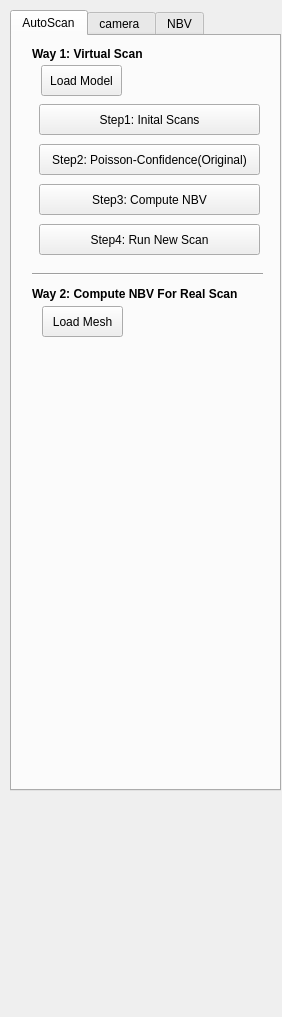
<?xml version="1.0" encoding="UTF-8"?>
<ui version="4.0">
 <class>camera_paras</class>
 <widget class="QWidget" name="camera_paras">
  <property name="geometry">
   <rect>
    <x>0</x>
    <y>0</y>
    <width>282</width>
    <height>1017</height>
   </rect>
  </property>
  <property name="windowTitle">
   <string>camera paras</string>
  </property>
  <widget class="QTabWidget" name="tabWidget">
   <property name="enabled">
    <bool>true</bool>
   </property>
   <property name="geometry">
    <rect>
     <x>10</x>
     <y>10</y>
     <width>271</width>
     <height>781</height>
    </rect>
   </property>
   <property name="currentIndex">
    <number>0</number>
   </property>
   <widget class="QWidget" name="tab_3">
    <attribute name="title">
     <string>AutoScan</string>
    </attribute>
    <widget class="QPushButton" name="step3_run_NBV">
     <property name="geometry">
      <rect>
       <x>27</x>
       <y>148</y>
       <width>221</width>
       <height>31</height>
      </rect>
     </property>
     <property name="text">
      <string>Step3: Compute NBV</string>
     </property>
    </widget>
    <widget class="QPushButton" name="step4_run_New_Scan">
     <property name="geometry">
      <rect>
       <x>27</x>
       <y>188</y>
       <width>221</width>
       <height>31</height>
      </rect>
     </property>
     <property name="text">
      <string>Step4: Run New Scan</string>
     </property>
    </widget>
    <widget class="QPushButton" name="pushButton_setup_initial_scans">
     <property name="geometry">
      <rect>
       <x>27</x>
       <y>68</y>
       <width>221</width>
       <height>31</height>
      </rect>
     </property>
     <property name="text">
      <string>Step1: Inital Scans</string>
     </property>
    </widget>
    <widget class="QPushButton" name="step2_run_Poisson_Confidence_original">
     <property name="geometry">
      <rect>
       <x>27</x>
       <y>108</y>
       <width>221</width>
       <height>31</height>
      </rect>
     </property>
     <property name="text">
      <string>Step2: Poisson-Confidence(Original)</string>
     </property>
    </widget>
    <widget class="Line" name="line_5">
     <property name="geometry">
      <rect>
       <x>20</x>
       <y>230</y>
       <width>231</width>
       <height>16</height>
      </rect>
     </property>
     <property name="orientation">
      <enum>Qt::Horizontal</enum>
     </property>
    </widget>
    <widget class="QLabel" name="label_3">
     <property name="geometry">
      <rect>
       <x>20</x>
       <y>10</y>
       <width>231</width>
       <height>16</height>
      </rect>
     </property>
     <property name="font">
      <font>
       <weight>75</weight>
       <bold>true</bold>
       <underline>false</underline>
       <strikeout>false</strikeout>
      </font>
     </property>
     <property name="text">
      <string>Way 1: Virtual Scan</string>
     </property>
    </widget>
    <widget class="QLabel" name="label_19">
     <property name="geometry">
      <rect>
       <x>20</x>
       <y>250</y>
       <width>241</width>
       <height>16</height>
      </rect>
     </property>
     <property name="font">
      <font>
       <weight>75</weight>
       <bold>true</bold>
      </font>
     </property>
     <property name="text">
      <string>Way 2: Compute NBV For Real Scan</string>
     </property>
    </widget>
    <widget class="QPushButton" name="pushButton_load_to_model">
     <property name="geometry">
      <rect>
       <x>29</x>
       <y>29</y>
       <width>81</width>
       <height>31</height>
      </rect>
     </property>
     <property name="text">
      <string>Load Model</string>
     </property>
    </widget>
    <widget class="QPushButton" name="pushButton_load_to_mesh">
     <property name="geometry">
      <rect>
       <x>30</x>
       <y>270</y>
       <width>81</width>
       <height>31</height>
      </rect>
     </property>
     <property name="text">
      <string>Load Mesh</string>
     </property>
    </widget>
   </widget>
   <widget class="QWidget" name="tab">
    <attribute name="title">
     <string>camera </string>
    </attribute>
    <widget class="QPushButton" name="pushButton_compute_nbv">
     <property name="geometry">
      <rect>
       <x>28</x>
       <y>170</y>
       <width>201</width>
       <height>31</height>
      </rect>
     </property>
     <property name="text">
      <string>Compute Next Best View </string>
     </property>
    </widget>
    <widget class="QLabel" name="label_5">
     <property name="geometry">
      <rect>
       <x>10</x>
       <y>450</y>
       <width>211</width>
       <height>21</height>
      </rect>
     </property>
     <property name="text">
      <string>Merge scan results with Init-scan:</string>
     </property>
    </widget>
    <widget class="Line" name="line_2">
     <property name="geometry">
      <rect>
       <x>-22</x>
       <y>150</y>
       <width>311</width>
       <height>20</height>
      </rect>
     </property>
     <property name="orientation">
      <enum>Qt::Horizontal</enum>
     </property>
    </widget>
    <widget class="QCheckBox" name="checkBox_show_init_cameras">
     <property name="geometry">
      <rect>
       <x>120</x>
       <y>110</y>
       <width>91</width>
       <height>21</height>
      </rect>
     </property>
     <property name="text">
      <string>show cameras</string>
     </property>
    </widget>
    <widget class="QTableView" name="tableView_scan_results">
     <property name="geometry">
      <rect>
       <x>10</x>
       <y>469</y>
       <width>231</width>
       <height>191</height>
      </rect>
     </property>
    </widget>
    <widget class="QPushButton" name="pushButton_reset">
     <property name="geometry">
      <rect>
       <x>176</x>
       <y>708</y>
       <width>71</width>
       <height>31</height>
      </rect>
     </property>
     <property name="text">
      <string>Reset</string>
     </property>
    </widget>
    <widget class="QPushButton" name="pushButton_scan">
     <property name="geometry">
      <rect>
       <x>20</x>
       <y>400</y>
       <width>101</width>
       <height>31</height>
      </rect>
     </property>
     <property name="text">
      <string>Scan</string>
     </property>
    </widget>
    <widget class="QLabel" name="label_4">
     <property name="geometry">
      <rect>
       <x>18</x>
       <y>200</y>
       <width>211</width>
       <height>21</height>
      </rect>
     </property>
     <property name="text">
      <string>Choose scan candidates:</string>
     </property>
    </widget>
    <widget class="QPushButton" name="pushButton_merge_with_original">
     <property name="geometry">
      <rect>
       <x>6</x>
       <y>708</y>
       <width>131</width>
       <height>31</height>
      </rect>
     </property>
     <property name="text">
      <string>Merge With Original</string>
     </property>
    </widget>
    <widget class="QGroupBox" name="groupBox">
     <property name="geometry">
      <rect>
       <x>0</x>
       <y>10</y>
       <width>241</width>
       <height>101</height>
      </rect>
     </property>
     <property name="title">
      <string>Camera Parameters</string>
     </property>
     <widget class="QLabel" name="label_6">
      <property name="geometry">
       <rect>
        <x>20</x>
        <y>74</y>
        <width>111</width>
        <height>16</height>
       </rect>
      </property>
      <property name="text">
       <string>Distance To model:</string>
      </property>
     </widget>
     <widget class="QDoubleSpinBox" name="dist_to_model">
      <property name="geometry">
       <rect>
        <x>149</x>
        <y>73</y>
        <width>62</width>
        <height>22</height>
       </rect>
      </property>
      <property name="decimals">
       <number>10</number>
      </property>
      <property name="maximum">
       <double>100.000000000000000</double>
      </property>
      <property name="singleStep">
       <double>0.500000000000000</double>
      </property>
      <property name="value">
       <double>35.500000000000000</double>
      </property>
     </widget>
     <widget class="QDoubleSpinBox" name="horizon_dist">
      <property name="geometry">
       <rect>
        <x>150</x>
        <y>18</y>
        <width>62</width>
        <height>22</height>
       </rect>
      </property>
      <property name="decimals">
       <number>10</number>
      </property>
      <property name="maximum">
       <double>100.000000000000000</double>
      </property>
      <property name="singleStep">
       <double>1.000000000000000</double>
      </property>
      <property name="value">
       <double>14.000000000000000</double>
      </property>
     </widget>
     <widget class="QLabel" name="label_2">
      <property name="geometry">
       <rect>
        <x>20</x>
        <y>44</y>
        <width>111</width>
        <height>16</height>
       </rect>
      </property>
      <property name="text">
       <string>Vertical Range :</string>
      </property>
     </widget>
     <widget class="QLabel" name="label">
      <property name="geometry">
       <rect>
        <x>20</x>
        <y>20</y>
        <width>111</width>
        <height>16</height>
       </rect>
      </property>
      <property name="text">
       <string>Horizontal Range :</string>
      </property>
     </widget>
     <widget class="QDoubleSpinBox" name="vertical_dist">
      <property name="geometry">
       <rect>
        <x>150</x>
        <y>44</y>
        <width>62</width>
        <height>22</height>
       </rect>
      </property>
      <property name="decimals">
       <number>10</number>
      </property>
      <property name="maximum">
       <double>100.000000000000000</double>
      </property>
      <property name="singleStep">
       <double>1.000000000000000</double>
      </property>
      <property name="value">
       <double>18.000000000000000</double>
      </property>
     </widget>
    </widget>
    <widget class="QPushButton" name="pushButton_initial_scan">
     <property name="geometry">
      <rect>
       <x>0</x>
       <y>120</y>
       <width>101</width>
       <height>31</height>
      </rect>
     </property>
     <property name="text">
      <string>Initial Scan</string>
     </property>
    </widget>
    <widget class="Line" name="line">
     <property name="geometry">
      <rect>
       <x>10</x>
       <y>440</y>
       <width>241</width>
       <height>20</height>
      </rect>
     </property>
     <property name="orientation">
      <enum>Qt::Horizontal</enum>
     </property>
    </widget>
    <widget class="QTableView" name="tableView_scan_candidates">
     <property name="geometry">
      <rect>
       <x>10</x>
       <y>220</y>
       <width>231</width>
       <height>171</height>
      </rect>
     </property>
    </widget>
    <widget class="Line" name="line_4">
     <property name="geometry">
      <rect>
       <x>16</x>
       <y>739</y>
       <width>231</width>
       <height>16</height>
      </rect>
     </property>
     <property name="orientation">
      <enum>Qt::Horizontal</enum>
     </property>
    </widget>
    <widget class="QDoubleSpinBox" name="doubleSpinBox_merge_confidence_threshold">
     <property name="geometry">
      <rect>
       <x>170</x>
       <y>680</y>
       <width>62</width>
       <height>22</height>
      </rect>
     </property>
     <property name="decimals">
      <number>10</number>
     </property>
     <property name="maximum">
      <double>1.000000000000000</double>
     </property>
     <property name="singleStep">
      <double>0.050000000000000</double>
     </property>
     <property name="value">
      <double>0.900000000000000</double>
     </property>
    </widget>
    <widget class="QLabel" name="label_15">
     <property name="geometry">
      <rect>
       <x>30</x>
       <y>680</y>
       <width>111</width>
       <height>16</height>
      </rect>
     </property>
     <property name="text">
      <string>merge threshold:</string>
     </property>
    </widget>
    <widget class="QPushButton" name="pushButton_show_candidate_index">
     <property name="geometry">
      <rect>
       <x>140</x>
       <y>400</y>
       <width>101</width>
       <height>31</height>
      </rect>
     </property>
     <property name="text">
      <string>Show Index</string>
     </property>
    </widget>
    <widget class="QCheckBox" name="checkBox_show_camera_border">
     <property name="geometry">
      <rect>
       <x>120</x>
       <y>140</y>
       <width>181</width>
       <height>21</height>
      </rect>
     </property>
     <property name="text">
      <string>show camera border</string>
     </property>
    </widget>
   </widget>
   <widget class="QWidget" name="tab_2">
    <attribute name="title">
     <string>NBV</string>
    </attribute>
    <widget class="QGroupBox" name="groupBox_2">
     <property name="geometry">
      <rect>
       <x>10</x>
       <y>150</y>
       <width>221</width>
       <height>171</height>
      </rect>
     </property>
     <property name="title">
      <string>preprocess</string>
     </property>
     <widget class="QPushButton" name="pushButton_build_grid">
      <property name="geometry">
       <rect>
        <x>28</x>
        <y>20</y>
        <width>181</width>
        <height>31</height>
       </rect>
      </property>
      <property name="text">
       <string>Build Grid</string>
      </property>
     </widget>
     <widget class="QPushButton" name="pushButton_propagate">
      <property name="geometry">
       <rect>
        <x>28</x>
        <y>90</y>
        <width>181</width>
        <height>31</height>
       </rect>
      </property>
      <property name="text">
       <string>propagate all</string>
      </property>
     </widget>
     <widget class="QPushButton" name="pushButton_propagate_one">
      <property name="geometry">
       <rect>
        <x>30</x>
        <y>130</y>
        <width>111</width>
        <height>31</height>
       </rect>
      </property>
      <property name="text">
       <string>propagate one</string>
      </property>
     </widget>
     <widget class="QPushButton" name="pushButton_grid_segment">
      <property name="geometry">
       <rect>
        <x>28</x>
        <y>55</y>
        <width>181</width>
        <height>31</height>
       </rect>
      </property>
      <property name="text">
       <string>Grid Segment</string>
      </property>
     </widget>
     <widget class="QDoubleSpinBox" name="propagate_one_point_index">
      <property name="geometry">
       <rect>
        <x>150</x>
        <y>134</y>
        <width>71</width>
        <height>22</height>
       </rect>
      </property>
      <property name="decimals">
       <number>2</number>
      </property>
      <property name="maximum">
       <double>10000000.000000000000000</double>
      </property>
      <property name="singleStep">
       <double>1.000000000000000</double>
      </property>
      <property name="value">
       <double>0.000000000000000</double>
      </property>
     </widget>
    </widget>
    <widget class="QDoubleSpinBox" name="view_grid_resolution">
     <property name="geometry">
      <rect>
       <x>180</x>
       <y>340</y>
       <width>62</width>
       <height>22</height>
      </rect>
     </property>
     <property name="decimals">
      <number>2</number>
     </property>
     <property name="maximum">
      <double>1000.000000000000000</double>
     </property>
     <property name="singleStep">
      <double>1.000000000000000</double>
     </property>
     <property name="value">
      <double>0.000000000000000</double>
     </property>
    </widget>
    <widget class="QLabel" name="label_7">
     <property name="geometry">
      <rect>
       <x>20</x>
       <y>340</y>
       <width>141</width>
       <height>16</height>
      </rect>
     </property>
     <property name="text">
      <string>View Grid resolution :</string>
     </property>
    </widget>
    <widget class="QCheckBox" name="use_other_inside_segment">
     <property name="geometry">
      <rect>
       <x>30</x>
       <y>430</y>
       <width>201</width>
       <height>16</height>
      </rect>
     </property>
     <property name="text">
      <string>use_other_inside_segment</string>
     </property>
    </widget>
    <widget class="QCheckBox" name="use_confidence_Separation">
     <property name="geometry">
      <rect>
       <x>28</x>
       <y>520</y>
       <width>201</width>
       <height>16</height>
      </rect>
     </property>
     <property name="text">
      <string>use_confidence_seperation</string>
     </property>
    </widget>
    <widget class="QDoubleSpinBox" name="max_ray_steps">
     <property name="geometry">
      <rect>
       <x>180</x>
       <y>370</y>
       <width>62</width>
       <height>22</height>
      </rect>
     </property>
     <property name="decimals">
      <number>2</number>
     </property>
     <property name="maximum">
      <double>1000.000000000000000</double>
     </property>
     <property name="singleStep">
      <double>1.000000000000000</double>
     </property>
     <property name="value">
      <double>0.000000000000000</double>
     </property>
    </widget>
    <widget class="QLabel" name="label_8">
     <property name="geometry">
      <rect>
       <x>20</x>
       <y>370</y>
       <width>131</width>
       <height>20</height>
      </rect>
     </property>
     <property name="text">
      <string>Max ray steps para :</string>
     </property>
    </widget>
    <widget class="QCheckBox" name="need_more_overlaps">
     <property name="geometry">
      <rect>
       <x>30</x>
       <y>460</y>
       <width>201</width>
       <height>16</height>
      </rect>
     </property>
     <property name="text">
      <string>Need More Overlaps</string>
     </property>
    </widget>
    <widget class="QCheckBox" name="use_max_propagation">
     <property name="geometry">
      <rect>
       <x>30</x>
       <y>490</y>
       <width>201</width>
       <height>16</height>
      </rect>
     </property>
     <property name="text">
      <string>use_max_propagation</string>
     </property>
    </widget>
    <widget class="QPushButton" name="extract_view_candidates">
     <property name="geometry">
      <rect>
       <x>40</x>
       <y>550</y>
       <width>181</width>
       <height>21</height>
      </rect>
     </property>
     <property name="text">
      <string>Extract View Candidates</string>
     </property>
    </widget>
    <widget class="QPushButton" name="cluster_view_candidates">
     <property name="geometry">
      <rect>
       <x>40</x>
       <y>640</y>
       <width>181</width>
       <height>21</height>
      </rect>
     </property>
     <property name="text">
      <string>Cluster View Candidates</string>
     </property>
    </widget>
    <widget class="QPushButton" name="pushButton_extract_views_into_bins">
     <property name="geometry">
      <rect>
       <x>40</x>
       <y>580</y>
       <width>181</width>
       <height>21</height>
      </rect>
     </property>
     <property name="text">
      <string>Extract Views Into Bins</string>
     </property>
    </widget>
    <widget class="QPushButton" name="update_view_directions">
     <property name="geometry">
      <rect>
       <x>40</x>
       <y>730</y>
       <width>181</width>
       <height>21</height>
      </rect>
     </property>
     <property name="text">
      <string>Update View Directions</string>
     </property>
    </widget>
    <widget class="QPushButton" name="pushButton_set_iso_bottom_confidence">
     <property name="geometry">
      <rect>
       <x>40</x>
       <y>700</y>
       <width>181</width>
       <height>21</height>
      </rect>
     </property>
     <property name="text">
      <string>Set Iso Bottom Confidence</string>
     </property>
    </widget>
    <widget class="QDoubleSpinBox" name="doubleSpinBox_bottom_delta">
     <property name="geometry">
      <rect>
       <x>150</x>
       <y>670</y>
       <width>62</width>
       <height>22</height>
      </rect>
     </property>
     <property name="maximum">
      <double>10.000000000000000</double>
     </property>
     <property name="singleStep">
      <double>0.200000000000000</double>
     </property>
    </widget>
    <widget class="QLabel" name="label_9">
     <property name="geometry">
      <rect>
       <x>44</x>
       <y>671</y>
       <width>101</width>
       <height>16</height>
      </rect>
     </property>
     <property name="text">
      <string>Bottom Delta:</string>
     </property>
    </widget>
    <widget class="QGroupBox" name="groupBox_3">
     <property name="geometry">
      <rect>
       <x>10</x>
       <y>10</y>
       <width>241</width>
       <height>131</height>
      </rect>
     </property>
     <property name="title">
      <string>Camera parameters</string>
     </property>
     <widget class="QLabel" name="label_11">
      <property name="geometry">
       <rect>
        <x>12</x>
        <y>21</y>
        <width>111</width>
        <height>16</height>
       </rect>
      </property>
      <property name="text">
       <string>far distance(cm) :</string>
      </property>
     </widget>
     <widget class="QDoubleSpinBox" name="doubleSpinBox_near_distance">
      <property name="geometry">
       <rect>
        <x>175</x>
        <y>45</y>
        <width>62</width>
        <height>22</height>
       </rect>
      </property>
      <property name="value">
       <double>17.000000000000000</double>
      </property>
     </widget>
     <widget class="QDoubleSpinBox" name="doubleSpinBox_far_distance">
      <property name="geometry">
       <rect>
        <x>175</x>
        <y>20</y>
        <width>62</width>
        <height>22</height>
       </rect>
      </property>
      <property name="value">
       <double>30.000000000000000</double>
      </property>
     </widget>
     <widget class="QLabel" name="label_12">
      <property name="geometry">
       <rect>
        <x>13</x>
        <y>47</y>
        <width>121</width>
        <height>16</height>
       </rect>
      </property>
      <property name="text">
       <string>near distance(cm) :</string>
      </property>
     </widget>
     <widget class="QLabel" name="label_13">
      <property name="geometry">
       <rect>
        <x>13</x>
        <y>70</y>
        <width>161</width>
        <height>16</height>
       </rect>
      </property>
      <property name="text">
       <string>predicted model size(cm) :</string>
      </property>
     </widget>
     <widget class="QDoubleSpinBox" name="doubleSpinBox_predicted_model_size">
      <property name="geometry">
       <rect>
        <x>175</x>
        <y>70</y>
        <width>62</width>
        <height>22</height>
       </rect>
      </property>
      <property name="value">
       <double>20.000000000000000</double>
      </property>
     </widget>
     <widget class="QDoubleSpinBox" name="doubleSpinBox_optimal_plane_width">
      <property name="geometry">
       <rect>
        <x>170</x>
        <y>100</y>
        <width>61</width>
        <height>22</height>
       </rect>
      </property>
      <property name="decimals">
       <number>8</number>
      </property>
      <property name="singleStep">
       <double>0.000100000000000</double>
      </property>
      <property name="value">
       <double>20.000000000000000</double>
      </property>
     </widget>
     <widget class="QLabel" name="label_14">
      <property name="geometry">
       <rect>
        <x>8</x>
        <y>100</y>
        <width>161</width>
        <height>16</height>
       </rect>
      </property>
      <property name="text">
       <string>Optimal plane width(cm) :</string>
      </property>
     </widget>
     <widget class="QPushButton" name="pushButton_get_model_size">
      <property name="geometry">
       <rect>
        <x>140</x>
        <y>70</y>
        <width>31</width>
        <height>23</height>
       </rect>
      </property>
      <property name="text">
       <string>get</string>
      </property>
     </widget>
    </widget>
    <widget class="QDoubleSpinBox" name="ray_resolution_para">
     <property name="geometry">
      <rect>
       <x>180</x>
       <y>400</y>
       <width>62</width>
       <height>22</height>
      </rect>
     </property>
     <property name="decimals">
      <number>2</number>
     </property>
     <property name="maximum">
      <double>1000.000000000000000</double>
     </property>
     <property name="singleStep">
      <double>1.000000000000000</double>
     </property>
     <property name="value">
      <double>0.000000000000000</double>
     </property>
    </widget>
    <widget class="QLabel" name="label_10">
     <property name="geometry">
      <rect>
       <x>20</x>
       <y>400</y>
       <width>131</width>
       <height>20</height>
      </rect>
     </property>
     <property name="text">
      <string>Ray resolution para :</string>
     </property>
    </widget>
    <widget class="QPushButton" name="pushButton_view_prune">
     <property name="geometry">
      <rect>
       <x>40</x>
       <y>610</y>
       <width>91</width>
       <height>21</height>
      </rect>
     </property>
     <property name="text">
      <string>View Prune</string>
     </property>
    </widget>
    <widget class="QDoubleSpinBox" name="doubleSpinBox_view_prune_confidence_threshold">
     <property name="geometry">
      <rect>
       <x>150</x>
       <y>610</y>
       <width>62</width>
       <height>22</height>
      </rect>
     </property>
     <property name="maximum">
      <double>10.000000000000000</double>
     </property>
     <property name="singleStep">
      <double>0.200000000000000</double>
     </property>
    </widget>
   </widget>
  </widget>
 </widget>
 <resources/>
 <connections/>
</ui>
